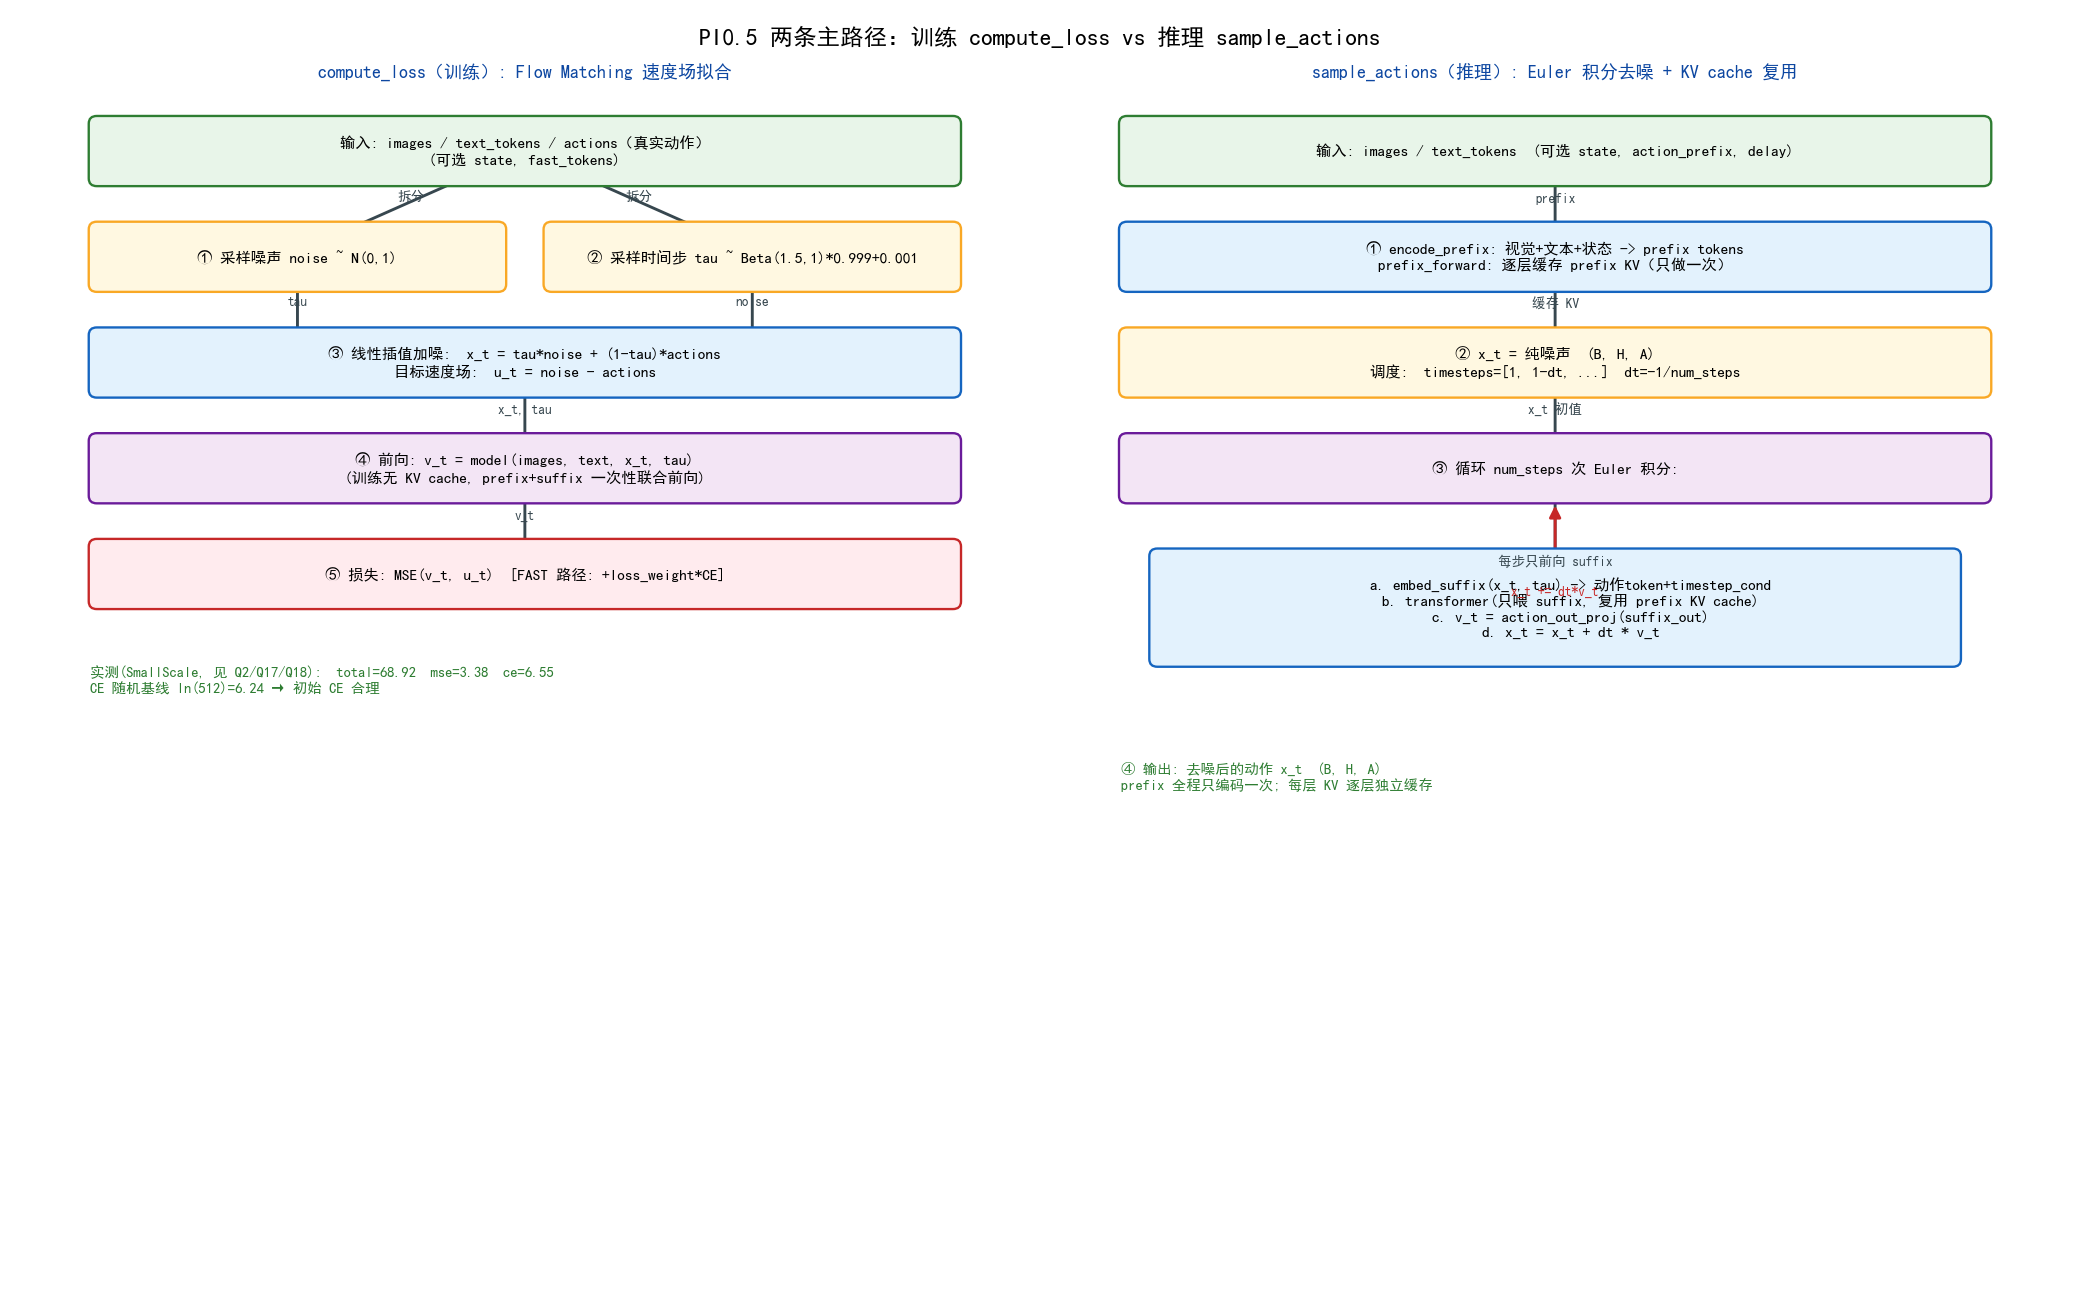

Python code for this plot:
# -*- coding: utf-8 -*-
"""Q1: sample_actions 与 compute_loss 双流程图 —— PI0.5 训练/推理两条主路径。

左边：compute_loss（训练，Flow Matching）—— 无去噪循环、无 KV cache。
右边：sample_actions（推理，Euler 积分）—— prefix 只前向一次 + KV cache 复用。

每个流程框都用真实跑本项目模型得到的数值标注（见图中蓝字）。
"""
from __future__ import annotations

import os
import sys

HERE = os.path.dirname(os.path.abspath(__file__))
sys.path.insert(0, os.path.dirname(os.path.dirname(HERE)))  # 仓库根
sys.path.insert(0, HERE)

# 必须在 pyplot 之前配置字体
from _shared import setup_fonts  # noqa: E402

from matplotlib import pyplot as plt  # noqa: E402
from matplotlib.patches import FancyBboxPatch, FancyArrowPatch  # noqa: E402


def box(ax, x, y, w, h, text, fc="#e3f2fd", ec="#1565c0", fs=8.5, lw=1.3):
    """画一个圆角框，返回中心坐标。"""
    p = FancyBboxPatch((x, y), w, h, boxstyle="round,pad=0.015,rounding_size=0.08",
                       fc=fc, ec=ec, lw=lw, zorder=3)
    ax.add_patch(p)
    ax.text(x + w / 2, y + h / 2, text, ha="center", va="center", fontsize=fs, zorder=4)
    return (x + w / 2, y + h / 2)


def arrow(ax, p1, p2, color="#37474f", ls="-", lw=1.6, text=None, tpos="center", fs=7.5):
    """从 p1 指向 p2 的箭头，可选标注。"""
    a = FancyArrowPatch(p1, p2, arrowstyle="-|>", mutation_scale=13,
                        color=color, lw=lw, ls=ls, zorder=2)
    ax.add_patch(a)
    if text:
        mx, my = (p1[0] + p2[0]) / 2, (p1[1] + p2[1]) / 2
        ax.text(mx, my + (0.055 if tpos == "above" else -0.09), text,
                ha="center", va="center", fontsize=fs, color=color, zorder=5)


def draw_training(ax):
    """左：compute_loss（训练）。"""
    ax.set_xlim(0, 10); ax.set_ylim(0, 12.4); ax.axis("off")
    ax.set_title("compute_loss（训练）: Flow Matching 速度场拟合", fontsize=10, color="#0d47a1")
    boxes = [
        (0.7, 11.4, 8.6, 0.7, "输入: images / text_tokens / actions（真实动作）\n(可选 state, fast_tokens)", "#e8f5e9", "#2e7d32"),
        (0.7, 10.3, 4.1, 0.7, "① 采样噪声 noise ~ N(0,1)", "#fff8e1", "#f9a825"),
        (5.2, 10.3, 4.1, 0.7, "② 采样时间步 tau ~ Beta(1.5,1)*0.999+0.001", "#fff8e1", "#f9a825"),
        (0.7, 9.2, 8.6, 0.7, "③ 线性插值加噪:  x_t = tau*noise + (1-tau)*actions\n目标速度场:  u_t = noise - actions", "#e3f2fd", "#1565c0"),
        (0.7, 8.1, 8.6, 0.7, "④ 前向: v_t = model(images, text, x_t, tau)\n(训练无 KV cache, prefix+suffix 一次性联合前向)", "#f3e5f5", "#6a1b9a"),
        (0.7, 7.0, 8.6, 0.7, "⑤ 损失: MSE(v_t, u_t)  [FAST 路径: +loss_weight*CE]", "#ffebee", "#c62828"),
    ]
    centers = [box(ax, *b) for b in boxes]
    arrow(ax, centers[0], (2.75, 10.7), text="拆分", tpos="above")
    arrow(ax, centers[0], (7.25, 10.7), text="拆分", tpos="above")
    arrow(ax, centers[1], (2.75, 9.6), text="tau", tpos="above")
    arrow(ax, centers[2], (7.25, 9.6), text="noise", tpos="above")
    arrow(ax, centers[3], centers[4], text="x_t, tau", tpos="above")
    arrow(ax, centers[4], centers[5], text="v_t", tpos="above")
    ax.text(0.7, 6.4, "实测(SmallScale, 见 Q2/Q17/Q18):  total=68.92  mse=3.38  ce=6.55\nCE 随机基线 ln(512)=6.24 → 初始 CE 合理", fontsize=8, color="#2e7d32", va="top")


def draw_inference(ax):
    """右：sample_actions（推理）。"""
    ax.set_xlim(0, 10); ax.set_ylim(0, 12.4); ax.axis("off")
    ax.set_title("sample_actions（推理）: Euler 积分去噪 + KV cache 复用", fontsize=10, color="#0d47a1")
    boxes = [
        (0.7, 11.4, 8.6, 0.7, "输入: images / text_tokens  (可选 state, action_prefix, delay)", "#e8f5e9", "#2e7d32"),
        (0.7, 10.3, 8.6, 0.7, "① encode_prefix: 视觉+文本+状态 -> prefix tokens\nprefix_forward: 逐层缓存 prefix KV（只做一次）", "#e3f2fd", "#1565c0"),
        (0.7, 9.2, 8.6, 0.7, "② x_t = 纯噪声  (B, H, A)\n调度:  timesteps=[1, 1-dt, ...]  dt=-1/num_steps", "#fff8e1", "#f9a825"),
        (0.7, 8.1, 8.6, 0.7, "③ 循环 num_steps 次 Euler 积分:", "#f3e5f5", "#6a1b9a"),
        (1.0, 6.4, 8.0, 1.2, "    a. embed_suffix(x_t, tau) -> 动作token+timestep_cond\n    b. transformer(只喂 suffix, 复用 prefix KV cache)\n    c. v_t = action_out_proj(suffix_out)\n    d. x_t = x_t + dt * v_t", "#e3f2fd", "#1565c0"),
    ]
    centers = [box(ax, *b) for b in boxes]
    arrow(ax, centers[0], centers[1], text="prefix", tpos="above")
    arrow(ax, centers[1], centers[2], text="缓存 KV", tpos="above")
    arrow(ax, centers[2], centers[3], text="x_t 初值", tpos="above")
    arrow(ax, centers[3], (5.0, 6.4), text="每步只前向 suffix", tpos="above")
    # 循环回边
    arrow(ax, (5.0, 6.4), (5.0, 8.1), color="#c62828", text="x_t += dt*v_t", tpos="right")
    ax.text(0.7, 5.4, "④ 输出: 去噪后的动作 x_t  (B, H, A)\nprefix 全程只编码一次; 每层 KV 逐层独立缓存", fontsize=8, color="#2e7d32", va="top")


def main():
    font = setup_fonts()
    print("font:", font)
    fig, (axL, axR) = plt.subplots(1, 2, figsize=(16, 10))
    draw_training(axL)
    draw_inference(axR)
    fig.suptitle("PI0.5 两条主路径：训练 compute_loss vs 推理 sample_actions", fontsize=13)
    plt.tight_layout()
    out = os.path.join(HERE, "plot_flow_paths.png")
    plt.savefig(out, dpi=130)
    print("saved", out)


if __name__ == "__main__":
    main()
